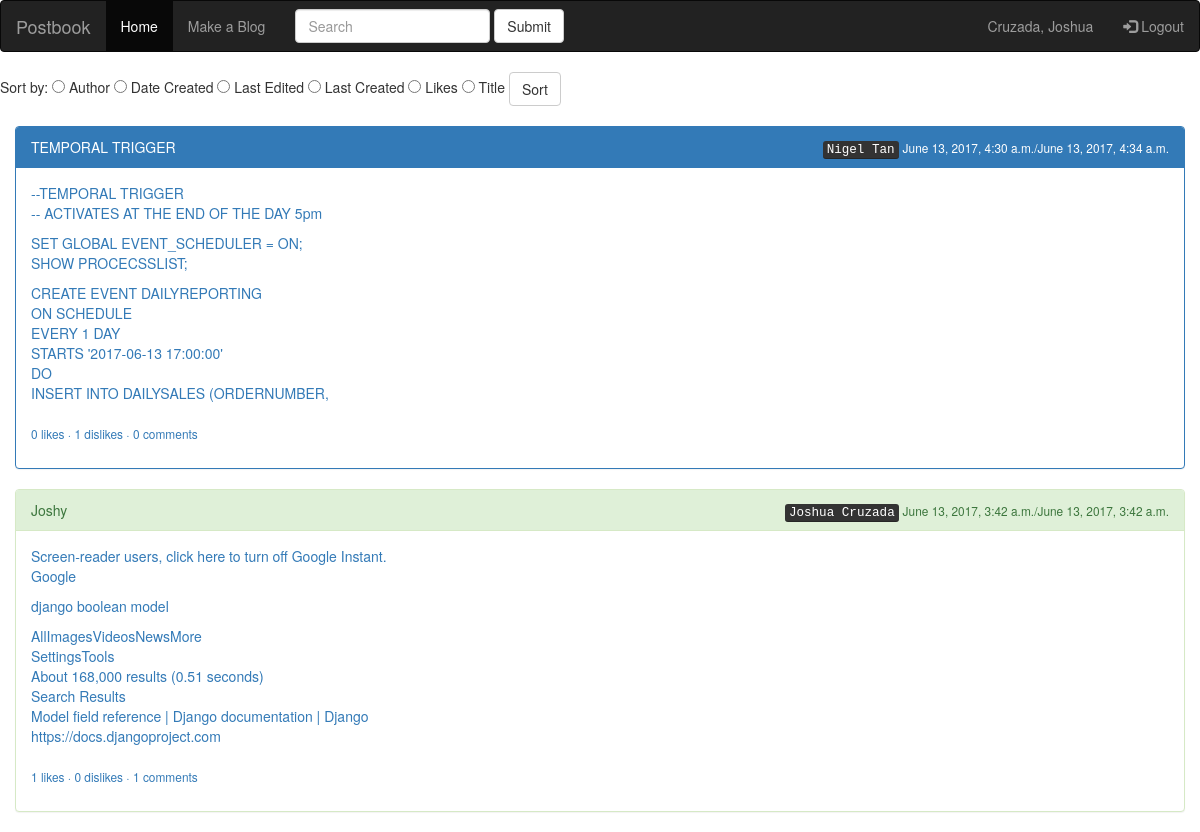
The app's page /blog/home (signed in), older data.
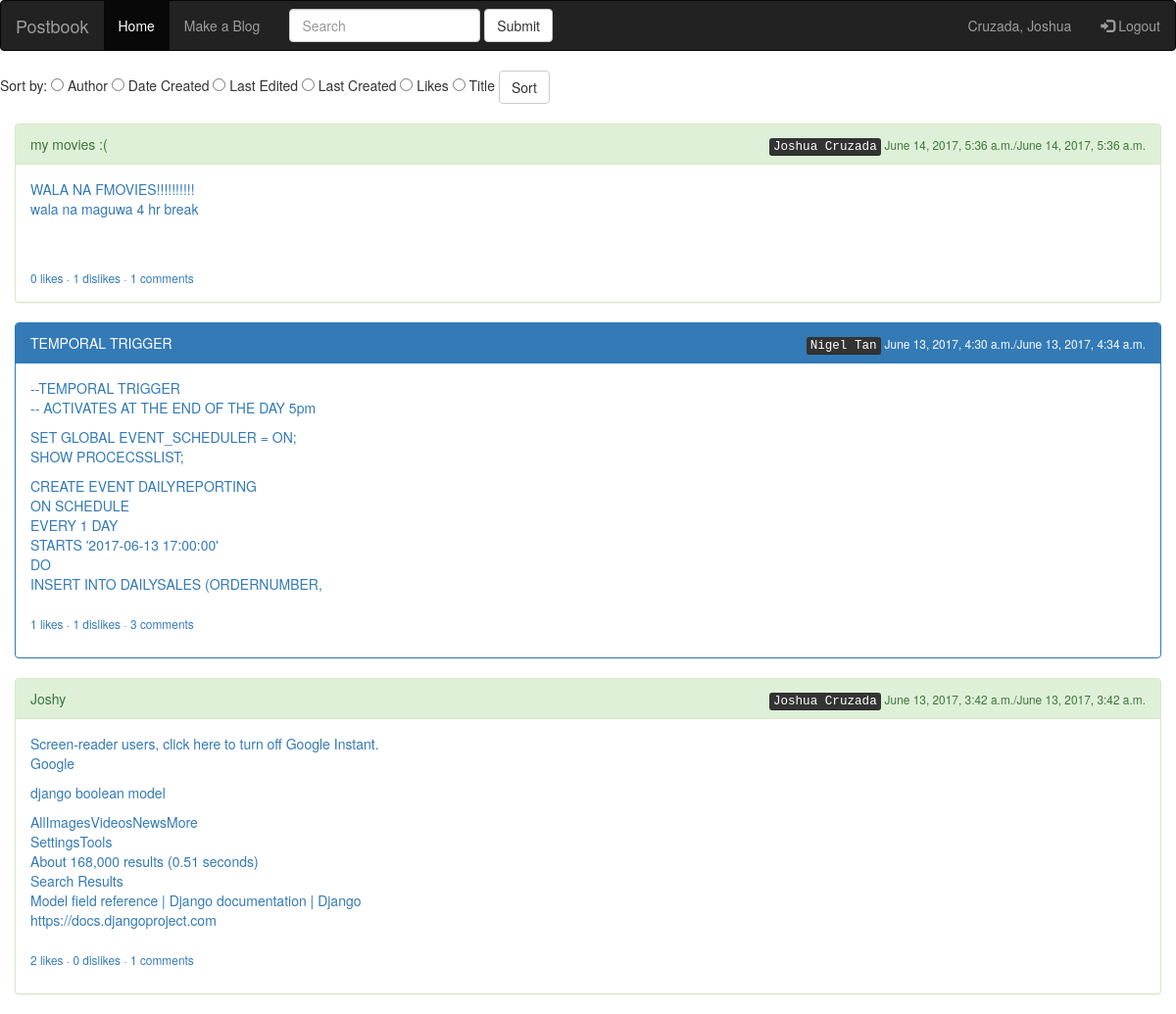
The same page, newer data.
### blog/models.py (models this page shows, shortened)
class Post(models.Model):
    author = models.ForeignKey(Author, on_delete = models.CASCADE)
    cdate = models.DateTimeField(editable=False)
    edate = models.DateTimeField()
    title = models.CharField(max_length = 100)
    content = models.TextField()

class Author(models.Model):
    first_name = models.CharField(max_length=100)
    last_name = models.CharField(max_length=100)
    password = models.CharField(max_length=100)
    username = models.CharField(max_length=100, primary_key= True)

### blog/views.py (the view)
# urls.py: url(r'home', views.Home, name = 'home'),
def Home(request):
    posts = None
    postsa = None
    postsb = None
    postsc = None
    reversed = True
    print(request.session['username'])
    if(request.method == "POST"):
        posts = request.session['search']
        try:
            request.session['search'] = request.POST['filter']
        except:
            None
        posts = Post.objects.all()
        postsa = posts.filter(title__icontains=request.session['search'])
        postsb = posts.filter(author__first_name__icontains=request.session['search'])
        postsd = posts.filter(author__last_name__icontains=request.session['search'])
        postsc = posts.filter(content__icontains=request.session['search'])
        posts = postsa | postsb | postsd | postsc
        postsort = []
        try:
            if (request.POST['author'] == 'author'):
                postsort.append('-author__first_name')
                postsort.append('-author__last_name')
                autho = True
        except:
            None
        try:
            if (request.POST['le'] == 'le'):
                postsort.append('edate')
        except:
            None
        try:
            if (request.POST['date'] == 'date'):
                postsort.append('-cdate')
        except:
            None
        try:
            if (request.POST['lc'] == 'lc'):
                postsort.append('cdate')
        except:
            None
        try:
            if (request.POST['title'] == 'title'):
                postsort.append('-title')
                print('beng')
        except:
            None
        try:
            if (request.POST['likes'] == 'likes'):
                postsort.append('likes')
                print('beng')
        except:
            None
        Post.objects.extra(select={'likes': 'SELECT COUNT(*) FROM POST WHERE POST.ID = BLOG.PPOST.ID'}, )
        posts = posts.order_by(*postsort)
    else:
        request.session['search'] = ''
        posts = Post.objects.all()
    nigahiga = [] #voting system
    for i in posts:
        nigahiga.append([i.id,Comments.objects.filter(Ppost = i),len(Votes.objects.filter(Ppost = i, pointer = True)),len(Votes.objects.filter(Ppost = i, pointer = False))])
    context = {
        'posts': posts,
        'user': Author.objects.get(username=request.session['username']),
        'reveresed': reversed,
        'comments': nigahiga,
    }
    return render(request, 'Posts.html', context)

### blog/templates/Posts.html (shortened to what this page needs)
{% extends 'base.html' %}
{% block homey %}<li class="active"><a href="/blog/home/">Home</a></li> {% endblock %}
{% block uname %}{{ user.last_name}}, {{ user.first_name }}{% endblock %}
{% block body %}
    <form action = "/blog/home" method = "POST">
    <div>
    Sort by:
      <input type="radio" name="author" value="author"> Author
      <input type="radio" name="date" value="date"> Date Created
        <input type="radio" name="le" value="le"> Last Edited
        <input type="radio" name="lc" value="lc"> Last Created
        <input type="radio" name="likes" value="likes"> Likes
        <input type="radio" name="title" value="title"> Title
        <button type="submit" class="btn btn-default" display:inline-block>Sort</button>
    </div>
    <br>
    </form>
    {% if posts %}
        {% if reveresed == True%}
            {%  for post in posts reversed %}
             <a href = "/blog/{{ post.id }}/">
                <div class = "col-md-12">
                        {% if user.username == post.author.username %}
                            <div class="panel panel-success">
                        {% else %}
                            <div class="panel panel-primary">
                        {% endif %}
                        <div class="panel-heading"> {{ post.title|slice:":50" }}
                            <span style = "float:right">
                                <kbd>{{ post.author.first_name }} {{ post.author.last_name }}</kbd> <small>{{ post.cdate }}/{{ post.edate }}</small>
                            </span>
                        </div>
                        <div class="panel-body">{{ post.content|linebreaks|slice:":300" }}<br><br> <small>
                            {% for x in comments %}
                                {% if x.0 == post.id %}
                                    {{ x.2 }}
                                {% endif %}
                            {% endfor %}
                            likes ·
                             {% for x in comments %}
                                {% if x.0 == post.id %}
                                    {{ x.3 }}
                                {% endif %}
                            {% endfor %}
                            dislikes ·
                            {% for x in comments %}
                                {% if x.0 == post.id %}
                                    {{ x.1|length }}
                                {% endif %}
                            {% endfor %}
                            comments</small></div>
                         </div>
                </div>
            </a>
            {% endfor %}
        {% endif %}
    {% else %}
        <header> There are no posts yet on this site, Be the first to try it now!</header>
    {% endif %}
{% endblock %}

Row changes from the older to the newer data that the page shows:
added Post: title "my movies :(", author.first_name "Joshua", author.last_name "Cruzada", cdate "June 14, 2017, 5:36 a.m.", edate "June 14, 2017, 5:36 a.m.", content "WALA NA FMOVIES!!!!!!!!!! wala na maguwa 4 hr break", x "0", x "1", x "1"
Text that changed along with them:
new list line: "1"
new list line: "3"
new list line: "2"
list line gone: "0"
list line gone: "1"
